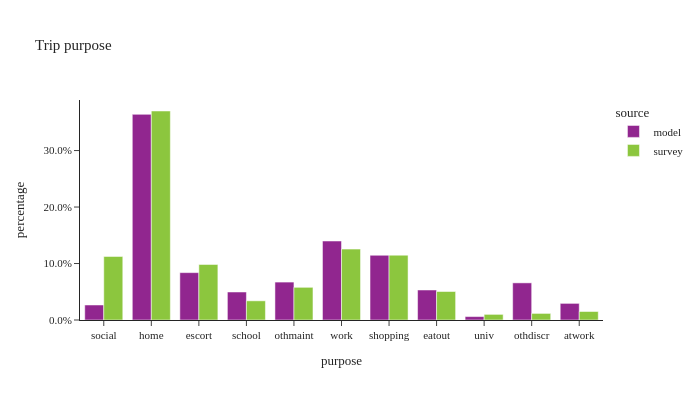

The cell this chart's notebook holds for it:
### Code cell
util.plot_share_barchart(trip_data, 'trip_weight', 'purpose', title="Trip purpose")

### Figure 1 — Plotly figure (JSON) as saved in the notebook; plotly's stock layout.template omitted (floating-point values rounded to 4 significant figures)
{"data": [{"alignmentgroup": "True", "customdata": [[369399], [5059869], [1165327], [688704], [932973], [1943214], [1592119], [738259], [84218], [913625], [408922]], "hovertemplate": "source=model<br>purpose=%{x}<br>percentage=%{y}<br>sample_size=%{customdata[0]}<extra></extra>", "legendgroup": "model", "marker": {"color": "#91268F", "pattern": {"shape": ""}}, "name": "model", "offsetgroup": "model", "orientation": "v", "showlegend": true, "textposition": "auto", "type": "bar", "x": ["social", "home", "escort", "school", "othmaint", "work", "shopping", "eatout", "univ", "othdiscr", "atwork"], "xaxis": "x", "y": [0.02658, 0.3641, 0.08386, 0.04956, 0.06714, 0.1398, 0.1146, 0.05313, 0.00606, 0.06574, 0.02943], "yaxis": "y"}, {"alignmentgroup": "True", "customdata": [[2345], [6090], [1063], [341], [917], [1768], [1939], [886], [79], [172], [231]], "hovertemplate": "source=survey<br>purpose=%{x}<br>percentage=%{y}<br>sample_size=%{customdata[0]}<extra></extra>", "legendgroup": "survey", "marker": {"color": "#8CC63E", "pattern": {"shape": ""}}, "name": "survey", "offsetgroup": "survey", "orientation": "v", "showlegend": true, "textposition": "auto", "type": "bar", "x": ["social", "home", "escort", "school", "othmaint", "work", "shopping", "eatout", "univ", "othdiscr", "atwork"], "xaxis": "x", "y": [0.1125, 0.37, 0.09832, 0.03395, 0.05786, 0.1255, 0.1148, 0.05043, 0.009954, 0.01165, 0.01503], "yaxis": "y"}], "layout": {"barmode": "group", "height": 400, "legend": {"title": {"text": "source"}, "tracegroupgap": 0}, "title": {"text": "Trip purpose"}, "width": 700, "xaxis": {"anchor": "y", "domain": [0.0, 1.0], "title": {"text": "purpose"}}, "yaxis": {"anchor": "x", "domain": [0.0, 1.0], "tickformat": ".1%", "title": {"text": "percentage"}}}}
